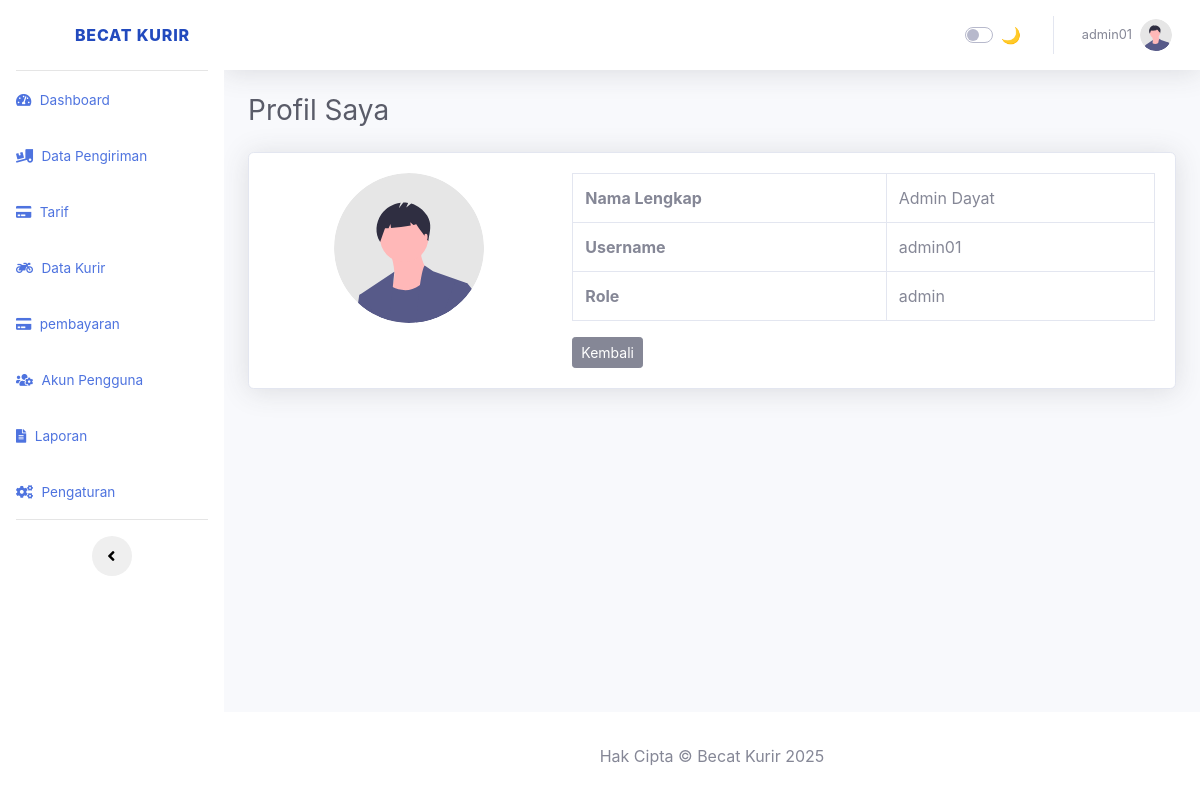
The app's page /admin-kurir/profil.php (signed in) with its own data.
### tables this page shows
CREATE TABLE `tbl_user` (
  `id_user` int NOT NULL,
  `username` varchar(20) DEFAULT NULL,
  `password` varchar(50) DEFAULT NULL,
  `role` enum('user','admin','kurir') DEFAULT NULL,
  `nama` varchar(30) DEFAULT NULL
);

### admin-kurir/profil.php (the view, shortened to what this page needs)
<?php
include 'config/koneksi.php';
$id_user = $_SESSION['id_user'];
$query = mysqli_query($conn, "SELECT * FROM tbl_user WHERE id_user = '$id_user'");
$data = mysqli_fetch_assoc($query);
?>
<!DOCTYPE html>
<html lang="en">
<head>
  <link href="vendor/fontawesome-free/css/all.min.css" rel="stylesheet">
  <link href="css/sb-admin-2.min.css" rel="stylesheet">
</head>
<body id="page-top">
  <div id="wrapper">
    <?php include 'sidebar.php'; ?>
    <div id="content-wrapper" class="d-flex flex-column">
      <div id="content">
        <?php include 'navbar.php'; ?>
        <div class="container-fluid">
          <h1 class="h3 mb-4 text-gray-800">Profil Saya</h1>
          <div class="card shadow mb-4">
            <div class="card-body">
              <?php if ($data): ?>
              <div class="row">
                <div class="col-md-4 text-center">
                  <img src="img/undraw_profile.svg" class="img-fluid rounded-circle mb-3" width="150" alt="Profile">
                </div>
                <div class="col-md-8">
                  <table class="table table-bordered">
                    <tr>
                      <th>Nama Lengkap</th>
                      <td><?= htmlspecialchars($data['nama']) ?></td>
                    </tr>
                    <tr>
                      <th>Username</th>
                      <td><?= htmlspecialchars($data['username']) ?></td>
                    </tr>
                    <tr>
                      <th>Role</th>
                      <td><?= htmlspecialchars($data['role']) ?></td>
                    </tr>
                  </table>
                  <a href="dashboard.php" class="btn btn-secondary btn-sm">Kembali</a>
                </div>
              </div>
              <?php else: ?>
              <div class="alert alert-danger">Data user tidak ditemukan.</div>
              <?php endif; ?>
            </div>
          </div>
        </div>
      </div>
      <?php include 'footer.php'; ?>
    </div>
  </div>
</body>
</html>

### records on screen
tbl_user: nama "Admin Dayat", username "admin01", role "admin"

### other values on screen
$_SESSION['username'] "admin01"
